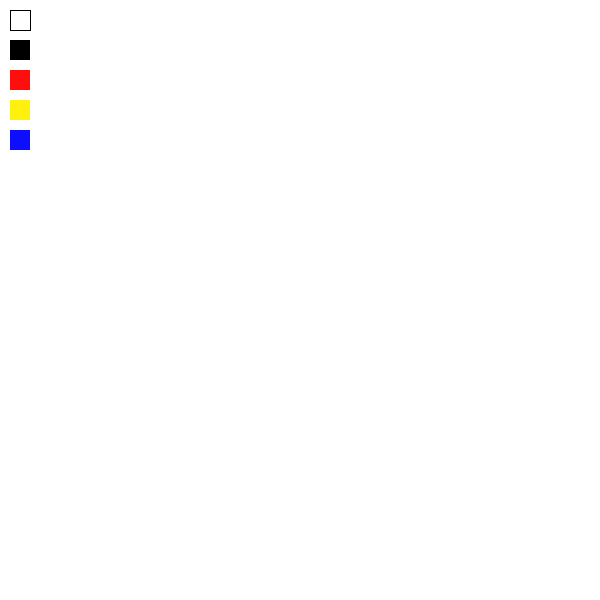
Frame 1 (no input)
Frame 60 (the mouse pressed at the canvas centre just before this capture): identical to frame 1, image omitted
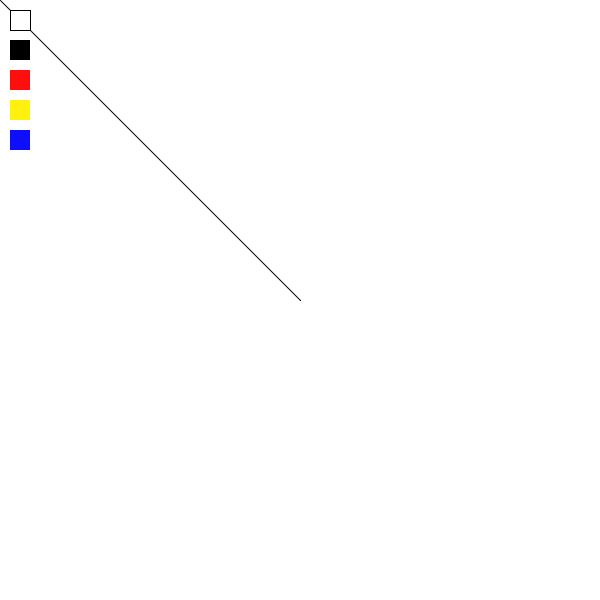
Frame 120 (the mouse held since frame 60 and released just before this capture)

The Processing sketch that drew these frames (run headless with seeded random() and noise(); from frame 60 on, the mouse is pressed at the canvas centre):

// Processing sketch: Practice_3_1
// ── Practice_3_1.pde
color clickColor=(0);

void setup() {
  size(600, 600);
  background(255);
}
void draw() {
  fill(255);//white
  stroke(0);
  strokeWeight(1);
  rect(10, 10, 20, 20);
  if (mousePressed&&mouseX<30&&mouseY<30&&mouseX>10&&mouseY>10) {
    clickColor = color(255);
  }
  noStroke();
  fill(0);//black
  rect(10, 40, 20, 20);
  if (mousePressed&&mouseX<30&&mouseY<60&&mouseX>10&&mouseY>40) {
    clickColor = color(0);
  }
  fill(255, 14, 14);//red
  rect(10, 70, 20, 20);
  if (mousePressed&&mouseX<30&&mouseY<90&&mouseX>10&&mouseY>70) {
    clickColor = color(255, 14, 14);
  }
  fill(255, 240, 14);//yellow
  rect(10, 100, 20, 20);
  if (mousePressed&&mouseX<30&&mouseY<120&&mouseX>10&&mouseY>100) {
    clickColor=color(255, 240, 14);
  }
  fill(14, 14, 255);//blue
  rect(10, 130, 20, 20);
  if (mousePressed&&mouseX<30&&mouseY<150&&mouseX>10&&mouseY>130) {
    clickColor=color(14, 14, 255);
  }

  if (keyPressed) {
    if (key=='1') {
      strokeWeight(2);
    }
    if (key=='2') {
      strokeWeight(4);
    }
    if (key=='3') {
      strokeWeight(6);
    }
    if (key=='4') {
      strokeWeight(8);
    }
    if (key=='5') {
      strokeWeight(10);
    }
    if (key=='6') {
      strokeWeight(12);
    }
  } else {
    strokeWeight(1);
  }//stroke weight control

  if (keyPressed) {
    if (key=='e') { 
      fill(255);
      rect(mouseX, mouseY, 200, 200);
    }
  }//eraser

  if (mousePressed) {
    stroke(clickColor);
    line(mouseX, mouseY, pmouseX, pmouseY);
  }
}//drawing
